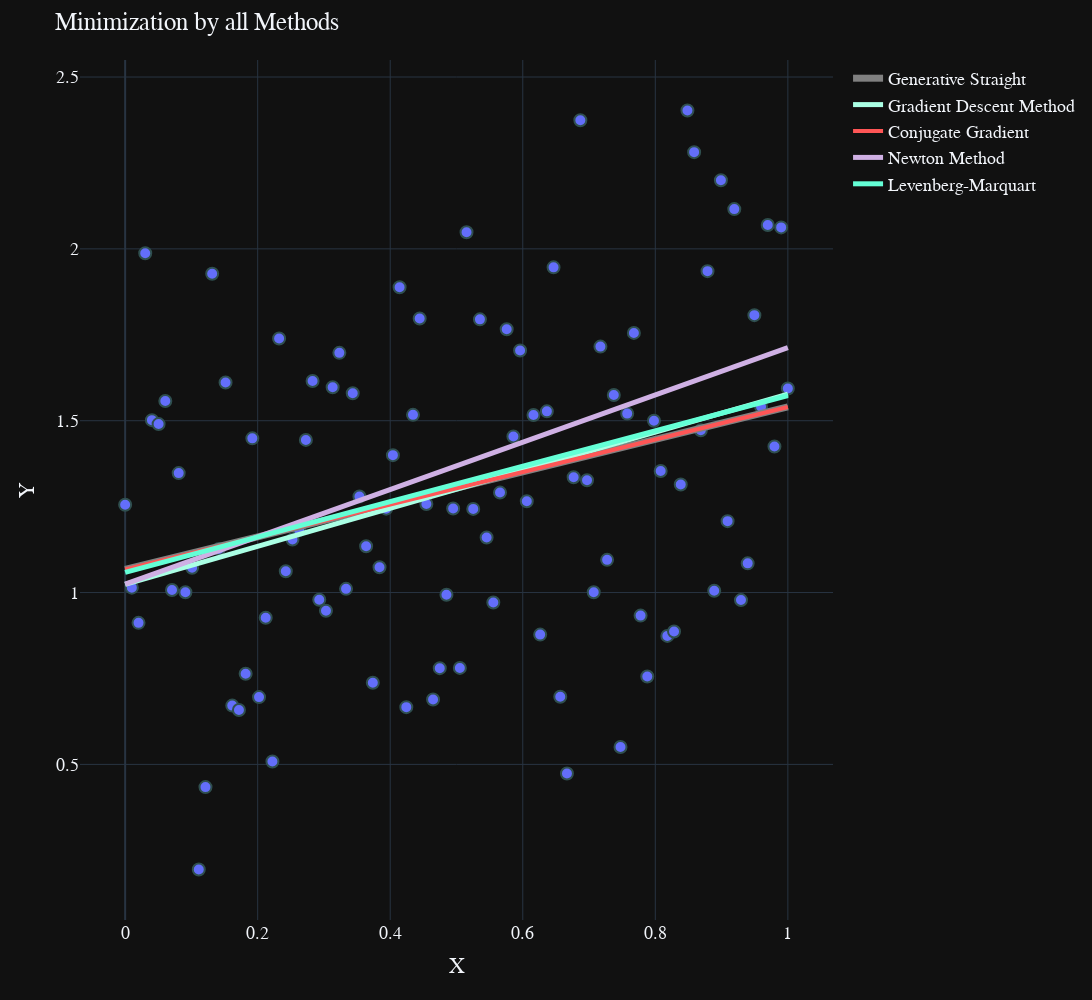

Source (notebook cell):
### Markdown cell above
# All
## $F(x, a, b) = ax + b$

### Code cell
figure = visualize(x=x, y=y, title="Minimization by all Methods")
figure.add_trace(additional_line_liner_gradient_descent.create_figure())
figure.add_trace(additional_line_liner_cg.create_figure())
figure.add_trace(additional_line_liner_newton.create_figure())
figure.add_trace(additional_line_liner_lev_mar.create_figure())
figure.show()
